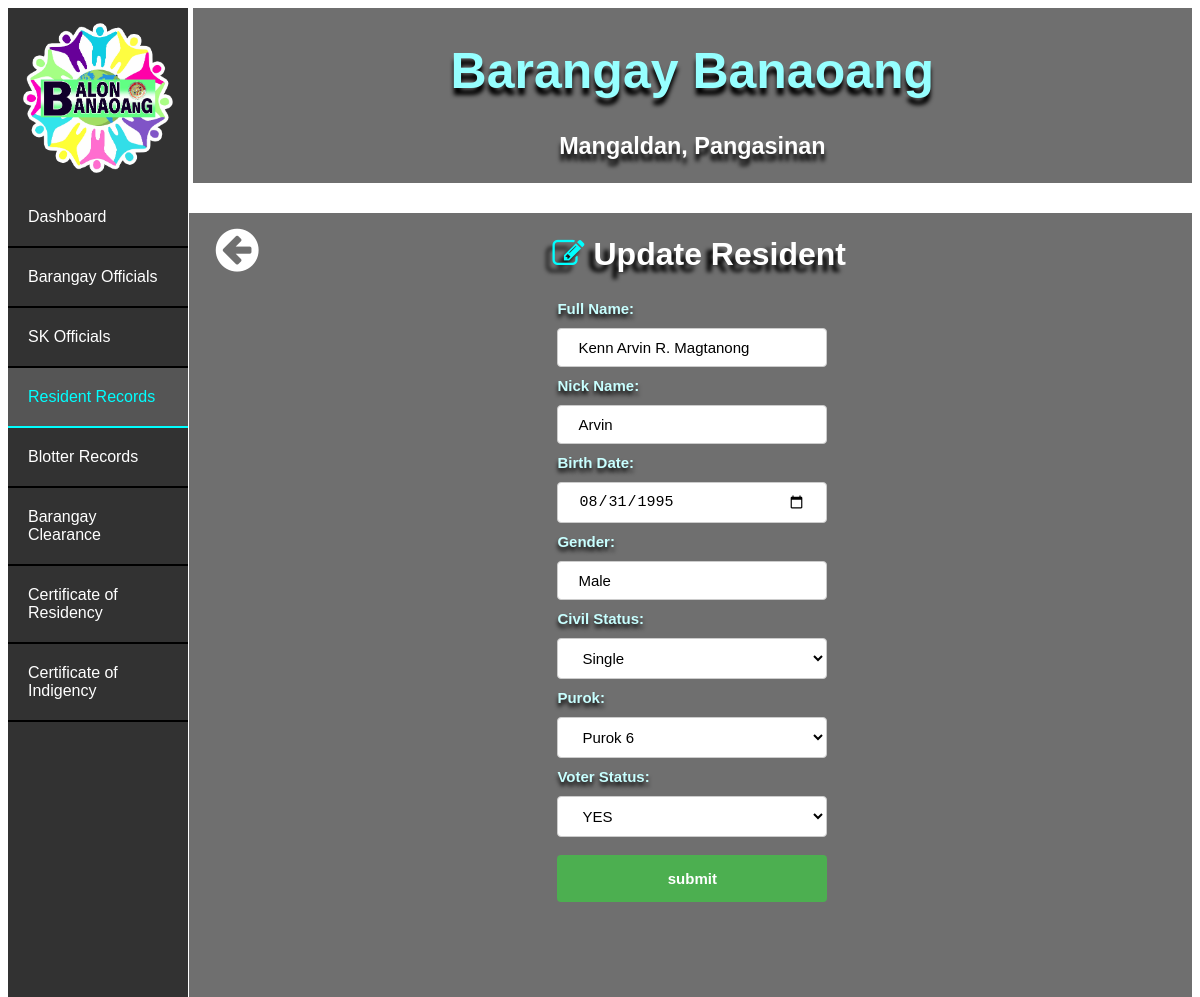
Page /edit_resident/1 on the earlier database version.
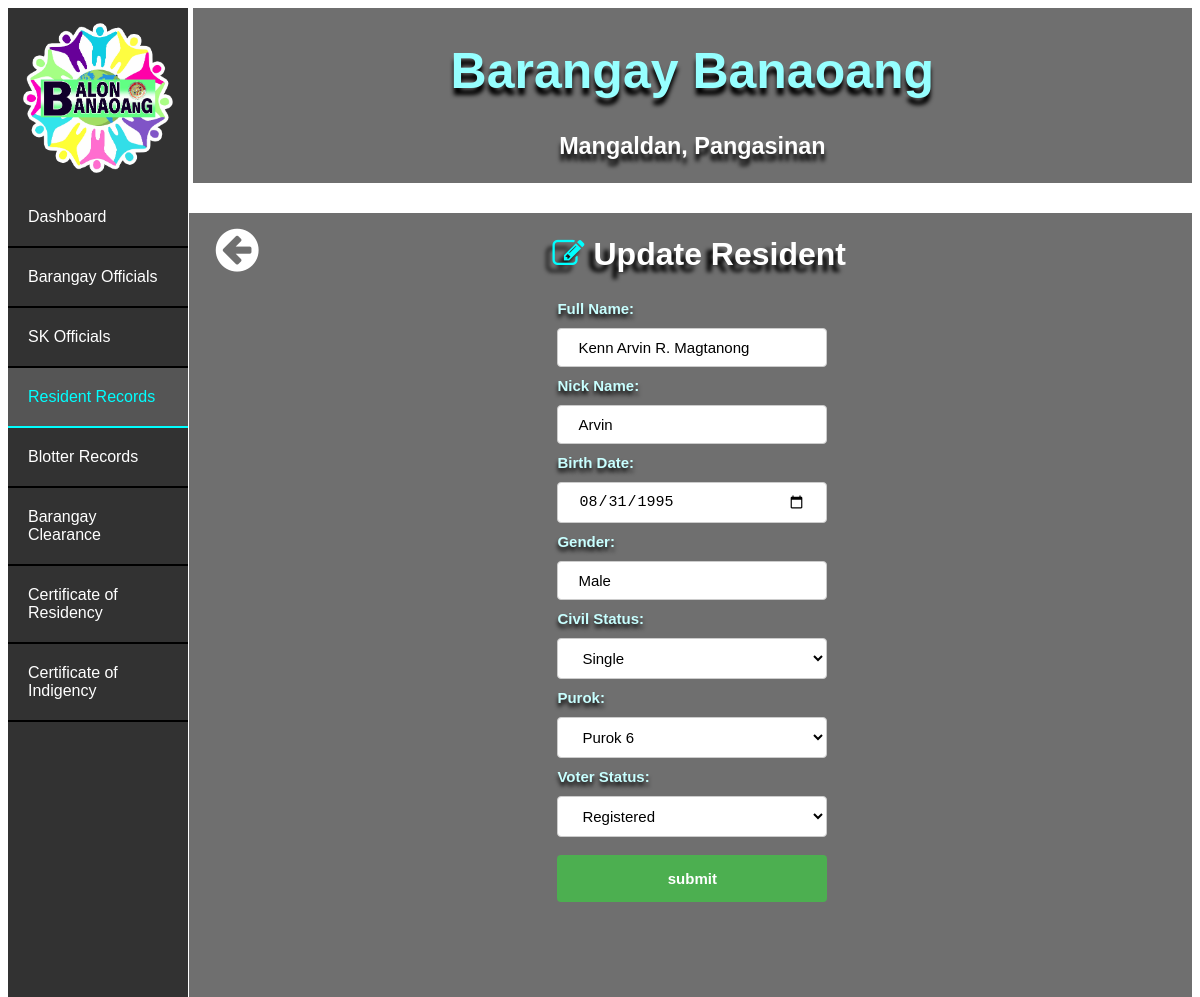
Same page on the later database version.
### bis/models.py (models this page shows, shortened)
class Resident(models.Model):
    full_name = models.CharField(max_length=30)
    nick_name = models.CharField(max_length=30)
    birth_date = models.DateField()
    gender = models.CharField(max_length=30)
    civil_status = models.CharField(max_length=30)
    purok = models.CharField(max_length=30)
    voter_status = models.CharField(max_length=30)

### bis/views.py (the view)
# urls.py: path('edit_resident/<pk>', views.edit_resident, name='edit_resident'),
def edit_resident(request, pk):
    resident = Resident.objects.get(pk = pk)
    return render(request, 'edit_residents.html', { 'edit_resident' : resident })

### bis/templates/edit_residents.html (shortened to what this page needs)
<!DOCTYPE html>
<html lang="en">
<head>
    {% load static %}
    <link rel="stylesheet" href="{% static 'index.css' %}">
    <link rel="stylesheet" type="text/css" href="https://maxcdn.bootstrapcdn.com/font-awesome/4.7.0/css/font-awesome.min.css">
</head>
<body>
    <div class="banr">
        <div class="bant"><h1>Barangay Banaoang</h1></div>
        <div class="bant2"><h3>Mangaldan, Pangasinan</h3></div>
    </div>
    <ul>
        <div class="logo1"></div>
        <li><a href="/index">Dashboard</a></li>
        <li><a href="/list_officials">Barangay Officials</a></li>
        <li><a href="/list_sks">SK Officials</a></li>
        <li><a class="active" href="/list_residents">Resident Records</a></li>
        <li><a href="/list_blotters">Blotter Records</a></li>
        <li><a href="list_residents_bc">Barangay Clearance</a></li>
        <li><a href="list_residents_cr">Certificate of Residency</a></li>
        <li><a href="list_residents_ci">Certificate of Indigency</a></li>
    </ul>
    <div class="cont">
        <a href="/list_residents"><i class="fa fa-arrow-circle-left" style="margin-left: 2.5%; margin-top: 1%; float: left;"></i></a>
        <h1 class="h" style="margin-right: 5%;"><i class="fa fa-edit" style="color: cyan;"></i> Update Resident</h1>
    <div class="conto">
    <form action="/edit_residents/edit/{{ edit_resident.pk }}" method="post">{% csrf_token %}
        <label for="fname">Full Name:</label>
        <input type="text" class="fname" name="full_name" value="{{ edit_resident.full_name }}">
        <label for="nname">Nick Name:</label>
        <input type="text" class="nname" name="nick_name" value="{{ edit_resident.nick_name }}">
        <label for="bdate">Birth Date:</label>
        <input type="date" class="bdate" name="birth_date" value="{{ edit_resident.birth_date|date:'Y-m-d' }}">
        <label for="gender">Gender:</label>
        <input type="text" class="gender" name="gender" value="{{ edit_resident.gender }}">
        <label for="cstats">Civil Status:</label>
        <select class="cstat" name="civil_status" required>
            <option value="{{ edit_resident.civil_status }}">{{ edit_resident.civil_status }}</option>
        </select><br>
        <label for="purok">Purok:</label>
        <select class="cstat" name="purok" required>
            <option value="{{ edit_resident.purok }}">{{ edit_resident.purok }}</option>
        </select><br>
        <label for="vstat">Voter Status:</label>
        <select class="cstat" name="voter_status" required>
            <option value="{{ edit_resident.voter_status }}">{{ edit_resident.voter_status }}</option>
        </select><br>
        <input type="submit" value="submit">
      </form>
      </div></div>
</body>
</html>

Differences in the rows shown:
changed Resident "Kenn Arvin R. Magtanong": voter_status "YES" → "Registered"
